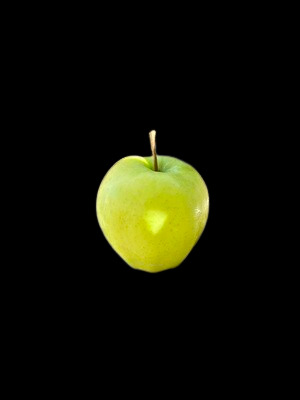
#> input picture images/apple2.jpg, 300 x 400 px
$ jupyter execute --allow-errors testing.ipynb
#> lines starting #> are read from the running program, lines starting #| are printed output that depends on the picture; after the words box and inside, x2 and y2 are one past the last pixel; in counts of white or black regions, pixels touching at a corner belong together
[cell 1]
import cv2 as cv
import numpy as np
from numpy import interp
from matplotlib import pyplot as plt
import math
import json

class ImagePreprocessing():
    @staticmethod
    def imgToGrayscale():
        img0 = cv.imread('images/apple2.jpg')
#> img0 is the input picture: shape (400, 300, 3); mean B, G, R 5, 17.8, 17
        RGB_img = cv.cvtColor(img0, cv.COLOR_BGR2RGB)

        gray = RGB_img.copy()

        for y in range(len(gray)):
            for x in range(len(gray[y])):
                r = gray[y][x][0]
                g = gray[y][x][1]
                b = gray[y][x][2]
                gr = r * 0.299 + g * 0.587 + b * 0.0114 #LUMA ratios

                gray[y][x][0] = gray[y][x][1] = gray[y][x][2] = gr
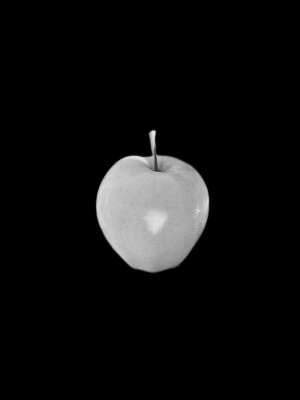
#> gray: shape (400, 300, 3); min 0, max 228, mean 15.6

        return gray


    @staticmethod
    def edgeDetection():
        gray = ImagePreprocessing.imgToGrayscale()
        edges = cv.Canny(gray,300,400)
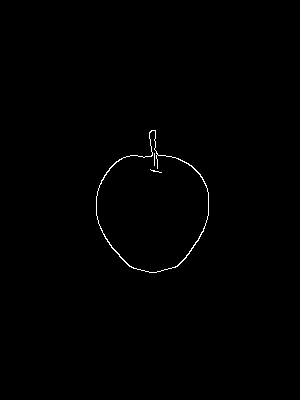
#> edges: shape (400, 300); 0.43% white in thin lines or dots, all inside (x1, y1, x2, y2) = (96, 130, 209, 273)

        return edges


    @staticmethod
    def outlineVerts():
        edges = ImagePreprocessing.edgeDetection()
        arr = []

        for y in range(len(edges)):
            for x in range(len(edges[y])):
                if edges[y][x] == 255:
                    #display white values
                    #print(y,x, edges[x][y])

                    arr.append((y,x)) #row - y, col - x
#> after the loop, arr = 521 pairs, first value 130 to 272, second value 96 to 208
#> (the rest of the program and of its run is left out)
